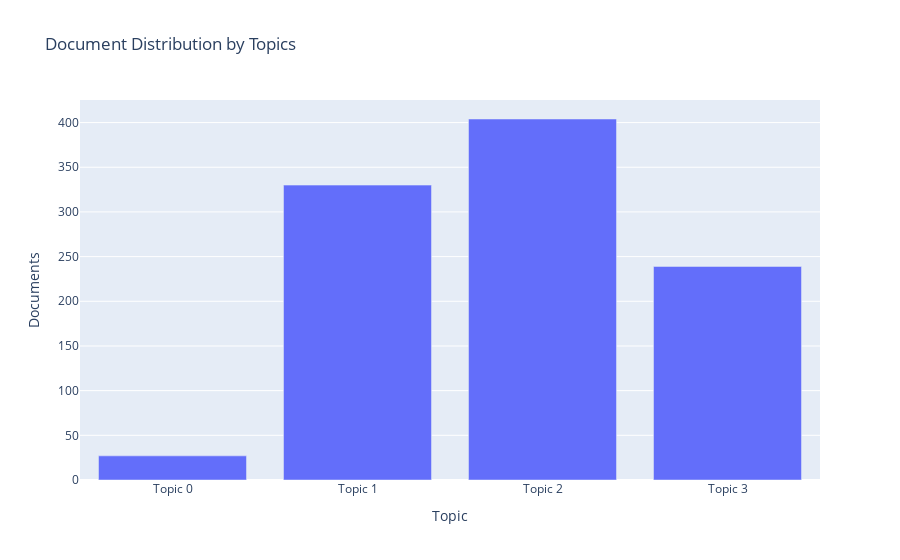

Notebook source saved alongside this figure:
### Markdown cell above
## Topic Distribution

### Code cell
plot_model(lda, plot = 'topic_distribution')

### Figure 1 — Plotly figure (JSON) as saved in the notebook; plotly's stock layout.template omitted (floating-point values rounded to 4 significant figures)
{"data": [{"alignmentgroup": "True", "customdata": [["rice, loan, farmer, also, use, small, land, area, many, sector"], ["loan, child, school, business, year, buy, able, stock, family, pay"], ["business, year, loan, sell, child, work, product, use, old, help"], ["loan, business, group, sell, child, woman, community, small, entrepreneur, member"]], "hovertemplate": "Topic=%{x}<br>Documents=%{y}<br>Keyword=%{customdata[0]}<extra></extra>", "legendgroup": "", "marker": {"color": "#636efa"}, "name": "", "offsetgroup": "", "orientation": "v", "showlegend": false, "textposition": "auto", "type": "bar", "x": ["Topic 0", "Topic 1", "Topic 2", "Topic 3"], "xaxis": "x", "y": [27, 330, 404, 239], "yaxis": "y"}], "layout": {"barmode": "relative", "legend": {"tracegroupgap": 0}, "title": {"text": "Document Distribution by Topics"}, "xaxis": {"anchor": "y", "domain": [0, 1], "title": {"text": "Topic"}}, "yaxis": {"anchor": "x", "domain": [0, 1], "title": {"text": "Documents"}}}}
